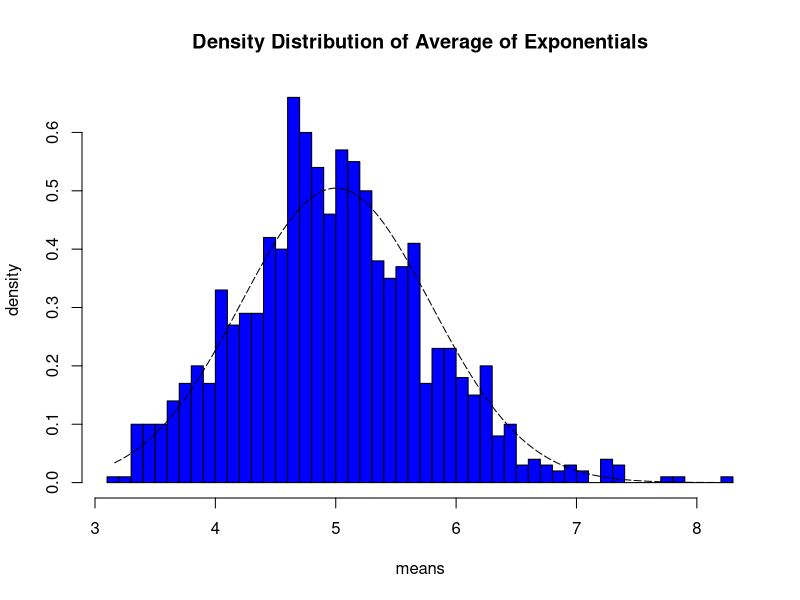
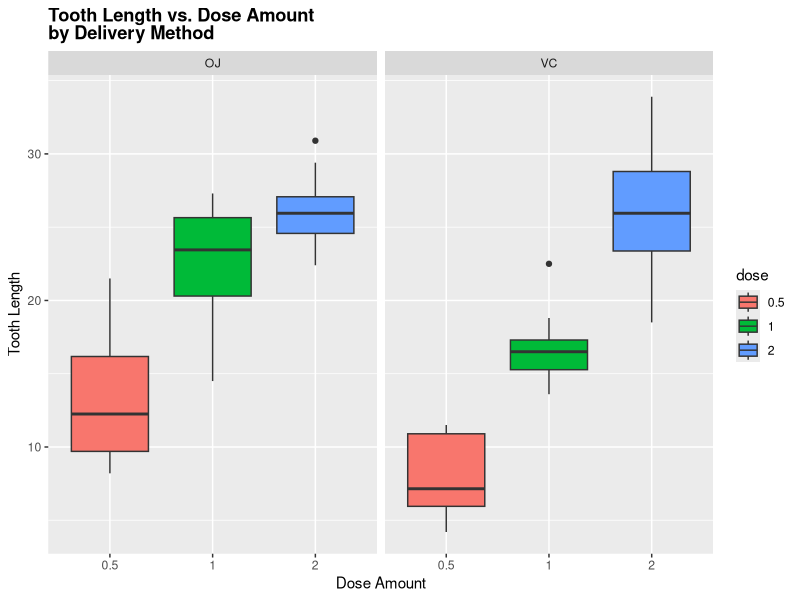
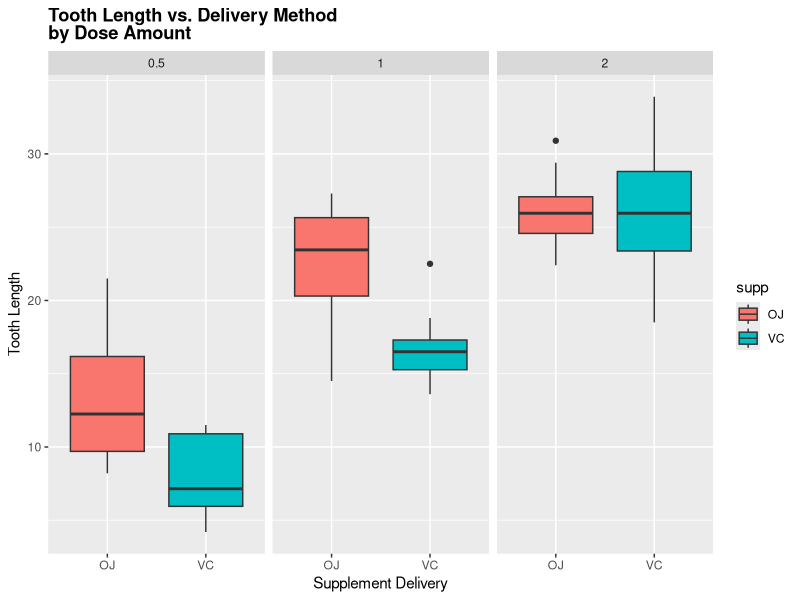

The R script that drew these images, in order:
library(ggplot2)
set.seed(21)
n <- 40
lambda <- 0.2
sim <- 1000
dist<-matrix(rexp(n*sim, lambda), sim)
rowMeans <- apply(dist,1,mean)
sampleMean <- mean(rowMeans)
sampleMean
sampleVar <- var(rowMeans)
sampleVar
popMean<-1/lambda
popMean
popSd<-((1/lambda) * (1/sqrt(n)))
popVar<- popSd^2
popVar
data<-data.frame(rowMeans)
xfit <- seq(min(rowMeans), max(rowMeans), length=100)
yfit <- dnorm(xfit, mean=1/lambda, sd=(1/lambda/sqrt(n)))
hist(data$rowMeans,breaks=n,prob=T,col="blue",xlab = "means",main="Density Distribution of Average of Exponentials",ylab="density") 
lines(xfit, yfit, pch=22, col="black", lty=5)
#Part 2#
data("ToothGrowth")
summary(ToothGrowth)
head(ToothGrowth)
length(ToothGrowth)
ToothGrowth$dose<-as.factor(ToothGrowth$dose)
ggplot(aes(x=dose, y=len), data=ToothGrowth) + geom_boxplot(aes(fill=dose)) + xlab("Dose Amount") + ylab("Tooth Length") + facet_grid(~ supp) + ggtitle("Tooth Length vs. Dose Amount \nby Delivery Method") + 
  theme(plot.title = element_text(lineheight=.8, face="bold"))
ggplot(aes(x=supp, y=len), data=ToothGrowth) + geom_boxplot(aes(fill=supp)) + xlab("Supplement Delivery") + ylab("Tooth Length") + facet_grid(~ dose) + ggtitle("Tooth Length vs. Delivery Method \nby Dose Amount") + 
  theme(plot.title = element_text(lineheight=.8, face="bold"))
t.test(len~supp,data=ToothGrowth)
ToothGrowth_sub <- subset(ToothGrowth, ToothGrowth$dose %in% c(1.0,0.5))
t.test(len~dose,data=ToothGrowth_sub)
ToothGrowth_sub <- subset(ToothGrowth, ToothGrowth$dose %in% c(0.5,2.0))
t.test(len~dose,data=ToothGrowth_sub)
ToothGrowth_sub <- subset(ToothGrowth, ToothGrowth$dose %in% c(1.0,2.0))
t.test(len~dose,data=ToothGrowth_sub)
